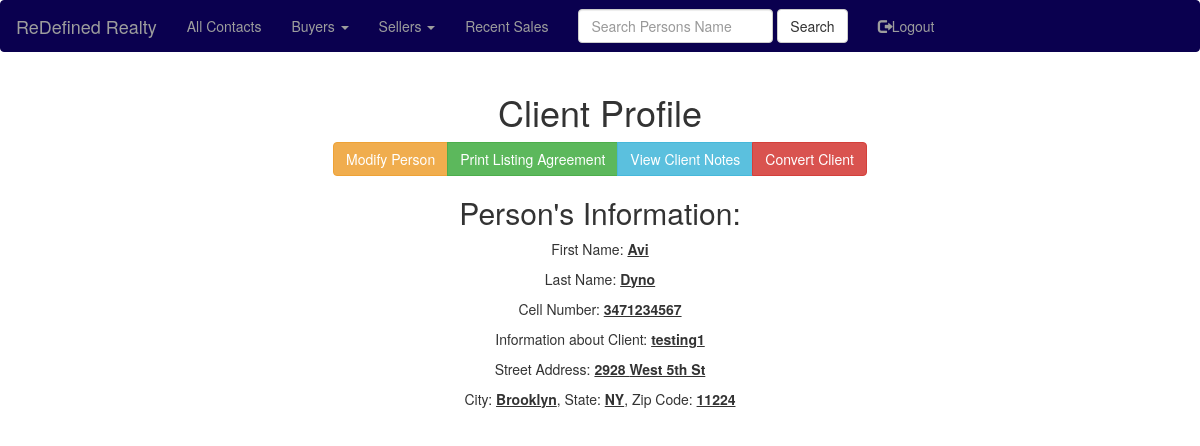
The page /view_people/2 (signed in) on the database its author committed.
### app/models.py (models this page shows, shortened)
class People(db.Model):
    id = db.Column(db.Integer, primary_key=True)
    first_name=db.Column(db.String(20))
    last_name=db.Column(db.String(20))
    phone_cell=db.Column(db.Integer)
    ptype=db.Column(db.String(6))
    pstatus=db.Column(db.String(7))
    notes=db.Column(db.String(140))
    house_number=db.Column(db.String(140))
    street_name=db.Column(db.String(140))
    city_name=db.Column(db.String(140))
    state_name=db.Column(db.String(140))
    zip_code=db.Column(db.String(140))
    price=db.Column(db.Integer)
    user_account_pk=db.Column(db.Integer, db.ForeignKey('user.id'))
    ProfileNotes=db.relationship('ProfileNotes', backref='peopleprofilenotes', lazy='dynamic')

### app/routes.py (the view, shortened to what this page needs)
@app.route('/view_people/<people_id>', methods=['GET', 'POST'])
@login_required
def view_people(people_id):
    currentuser = User.query.filter_by(username=current_user.username).first()
    account_pk = currentuser.id
    select_people = People.query.filter_by(user_account_pk=account_pk, id=people_id).first()
    user_account_pk = account_pk
    pnotes=view_profile_notes(current_user=current_user, people_account_pk=people_id)
    modify_form = ModifyPeopleForm(modified_first_name=select_people.first_name, modified_last_name=select_people.last_name,
                modified_phone_cell=select_people.phone_cell, modified_notes=select_people.notes,
                modified_ptype=select_people.ptype, modified_pstatus=select_people.pstatus,
                modified_house_number=select_people.house_number, modified_street_name=select_people.street_name,
                modified_city_name=select_people.city_name, modified_state_name=select_people.state_name, modified_zip_code=select_people.zip_code, modified_price=select_people.price)
    return render_template('view_people.html', title = 'View Person', select_people=select_people, modify_form=modify_form, viewpnotes=pnotes)

### app/forms.py
class ModifyPeopleForm(FlaskForm):
    modified_first_name = StringField('First Name', validators=[DataRequired()])
    modified_last_name = StringField('Last Name', validators=[DataRequired()])
    modified_phone_cell = IntegerField('Cell Number', validators=[DataRequired()])
    modified_ptype = SelectField('Client Type',  choices=[('buyer', 'Buyer'),
        ('seller', 'Seller')], validators=[DataRequired()])
    modified_pstatus = SelectField('Client Status', choices=[('prospect', 'Prospect'),
        ('client', 'Client')], validators=[DataRequired()])
    modified_house_number = StringField('House Number')
    modified_street_name = StringField('Street Name')
    modified_city_name = StringField('City Name')
    modified_state_name = StringField('State Name')
    modified_zip_code = StringField('Zip Code')
    modified_notes = StringField('Notes')
    modified_price = IntegerField('Price')
    submit1 = SubmitField('Update Person\'s Information')

### app/models.py (called while the page is built)
@login.user_loader
def load_user(id):
    return User.query.get(int(id))

### app/queryfunc.py (called while the page is built)
def view_profile_notes(current_user, people_account_pk):
    currentuser = User.query.filter_by(username=current_user.username).first()
    account_pk = currentuser.id
    pnotes = ProfileNotes.query.filter_by(user_account_pk=account_pk, people_account_pk=people_account_pk).all()
    return pnotes

### app/templates/view_people.html (shortened to what this page needs)
{% extends "base.html" %}
{% import 'bootstrap/wtf.html' as wtf %}
{% block app_content %}
    <center><h1>Client Profile</h1></center>
    <div class="wrapper">
        <div class="row">
            <div>
                <div class="sampleFields">
                    <center><div class="fieldControl">
                        <div class="btn-group">
                            <button id="listButton" type="button" class="btn btn-warning">Modify Person</button>
                            <a href="{{ url_for('hello_pdf', fname=select_people.first_name, lname=select_people.last_name, ) }}" class="btn btn-success">Print Listing Agreement</a>
                            <a href="{{ url_for('people_notes', people_id=select_people.id ) }}" class="btn btn-info">View Client Notes</a>
                            <a href="{{ url_for('convert_client', people_id = select_people.id, ) }}" class="btn btn-danger">Convert Client</a>
                        </div>
                    </div>
                    </center>
                    <center>
                    <h2>Person's Information:</h2>
                    <div><p>First Name: <u><b>{{ select_people.first_name }}</b></u></p></div>
                    <div><p>Last Name: <u><b>{{ select_people.last_name }}</b></u></p></div>
                    <div><p>Cell Number: <u><b>{{ select_people.phone_cell }}</b></u></p></div>
                    <div><p>Information about Client: <u><b>{{ select_people.notes }}</b></u></p></div>
                    {% if select_people.house_number %}
                    <div><p>Street Address: <u><b>{{ select_people.house_number }} {{ select_people.street_name }}</b></u></p></div>
                    <div><p>City: <u><b>{{ select_people.city_name }}</b></u>, State: <u><b>{{ select_people.state_name }}</b></u>, Zip Code: <u><b>{{ select_people.zip_code }}</b></u></p></div>
                    {% endif %}
                    </center>
                </div>
            </div>
        </div>
    </div>
{% endblock %}

### rows shown on the page
People: first_name "Avi", last_name "Dyno", phone_cell "3471234567", notes "testing1", house_number "2928", street_name "West 5th St", city_name "Brooklyn", state_name "NY", zip_code "11224"
